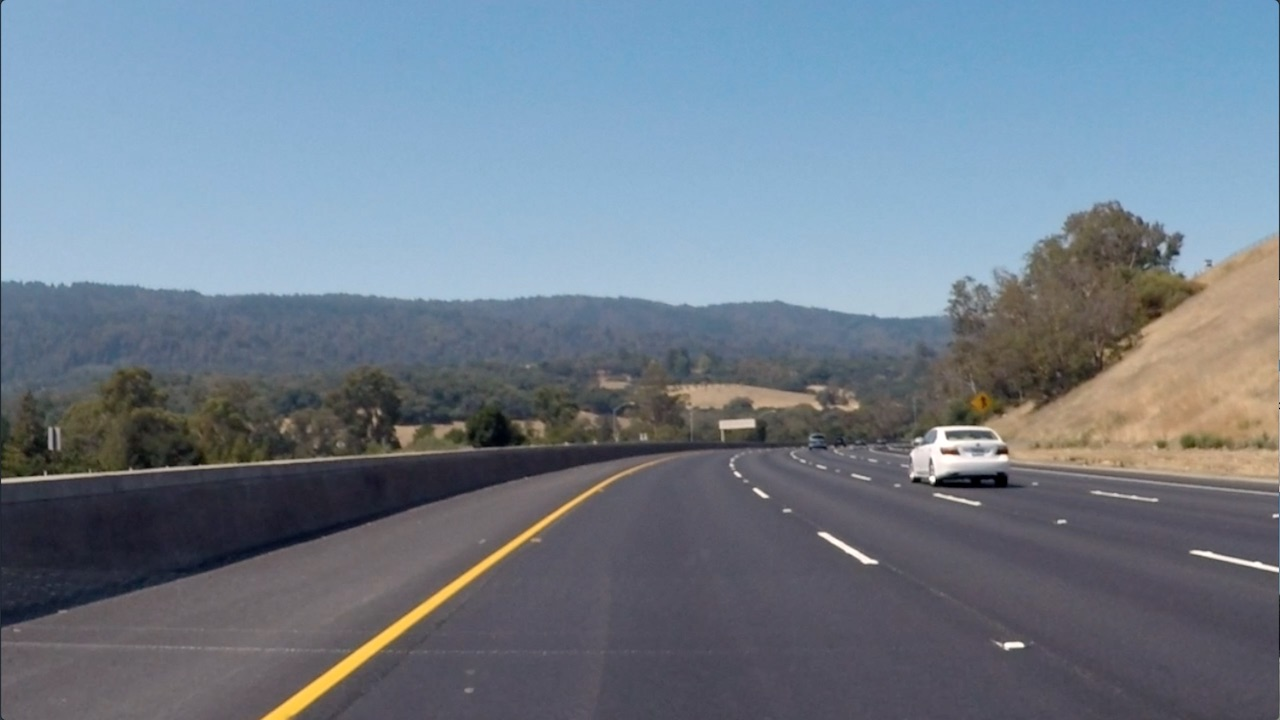
#> input picture convolutional-neural-networks/conv-visualization/data/curved_lane.jpg, 1280 x 720 px, found by its file name
$ jupyter execute custom_filters.ipynb   (shell and % lines are left out)
#> lines starting #> are read from the running program, lines starting #| are printed output that depends on the picture
<a href="https://colab.research.google.com/github/krteja44/Deep_Learning_with_PyTorch/blob/master/convolutional-neural-networks/conv-visualization/custom_filters.ipynb" target="_parent"></a>

# Creating a Filter, Edge Detection

### Import resources and display image

[cell 1]
import matplotlib.pyplot as plt
import matplotlib.image as mpimg

import cv2
import numpy as np


# Read in the image
image = mpimg.imread('/content/curved_lane.jpg')
#> image is the input picture: shape (720, 1280, 3); mean R, G, B 112.1, 125, 138.7

plt.imshow(image)

### Convert the image to grayscale

[cell 2]
# Convert to grayscale for filtering
gray = cv2.cvtColor(image, cv2.COLOR_RGB2GRAY)
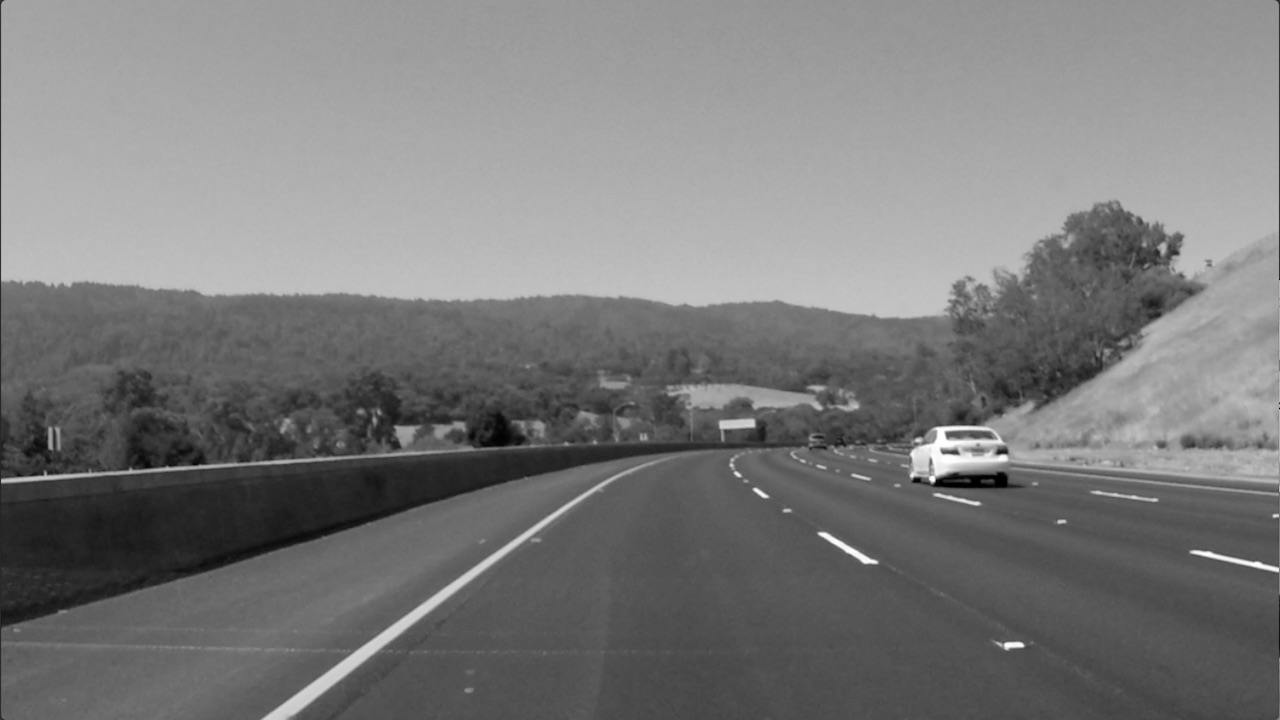
#> gray: shape (720, 1280); min 0, max 255, mean 122.7

plt.imshow(gray, cmap='gray')

### TODO: Create a custom kernel

Below, you've been given one common type of edge detection filter: a Sobel operator.

The Sobel filter is very commonly used in edge detection and in finding patterns in intensity in an image. Applying a Sobel filter to an image is a way of **taking (an approximation) of the derivative of the image** in the x or y direction, separately. The operators look as follows.

**It's up to you to create a Sobel x operator and apply it to the given image.**

For a challenge, see if you can put the image through a series of filters: first one that blurs the image (takes an average of pixels), and then one that detects the edges.

[cell 3]
# Create a custom kernel

# 3x3 array for edge detection
sobel_y = np.array([[ -1, -2, -1],
                   [ 0, 0, 0],
                   [ 1, 2, 1]])

## TODO: Create and apply a Sobel x operator
sobel_x = np.transpose(sobel_y)
# Filter the image using filter2D, which has inputs: (grayscale image, bit-depth, kernel)
filtered_image = cv2.filter2D(gray, -1, sobel_y)

plt.imshow(filtered_image, cmap='gray')

[cell 4]
# Filter the image using filter2D, which has inputs: (grayscale image, bit-depth, kernel)
filtered_image = cv2.filter2D(gray, -1, sobel_x)
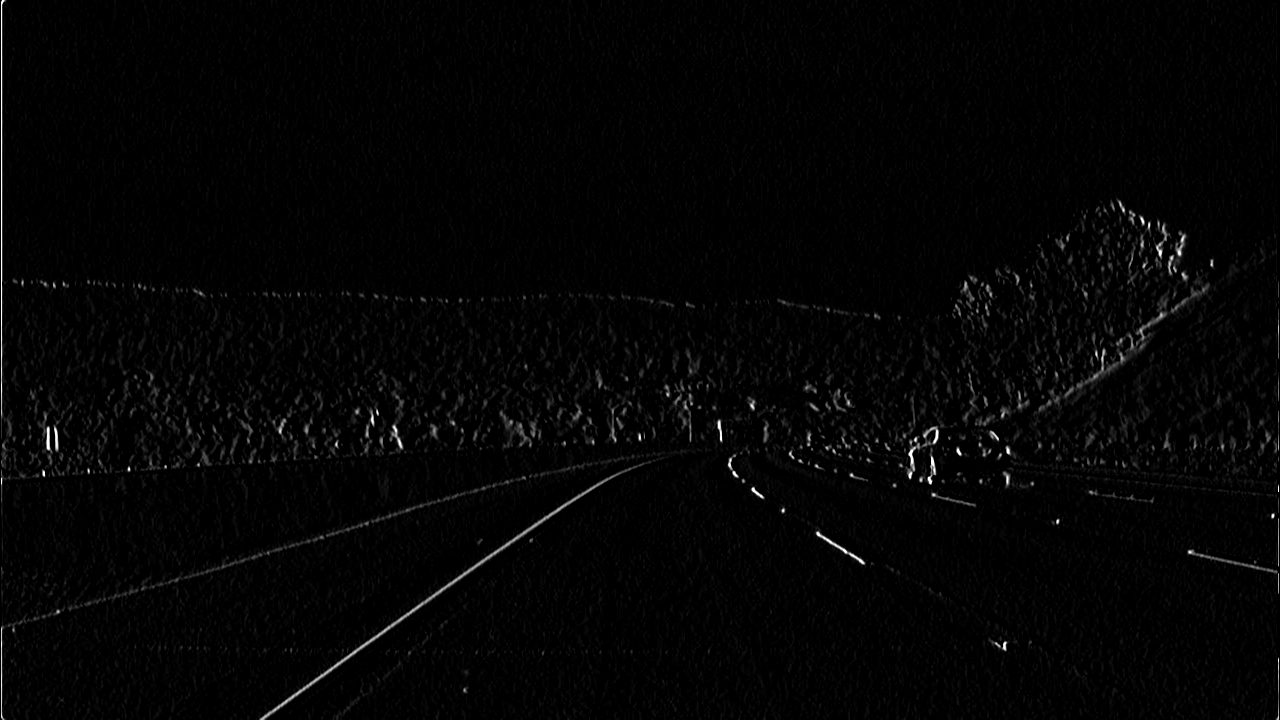
#> filtered_image: shape (720, 1280); min 0, max 255, mean 4.3

plt.imshow(filtered_image, cmap='gray')

### Test out other filters!

You're encouraged to create other kinds of filters and apply them to see what happens! As an **optional exercise**, try the following:
* Create a filter with decimal value weights.
* Create a 5x5 filter
* Apply your filters to the other images in the `images` directory.

[cell 5]
blur = np.array([[0, 0.5, 0],
                 [0.5, 0.5, 0.5],
                 [0, 0.5, 0]])

filtered_image = cv2.filter2D(image, -1, blur)
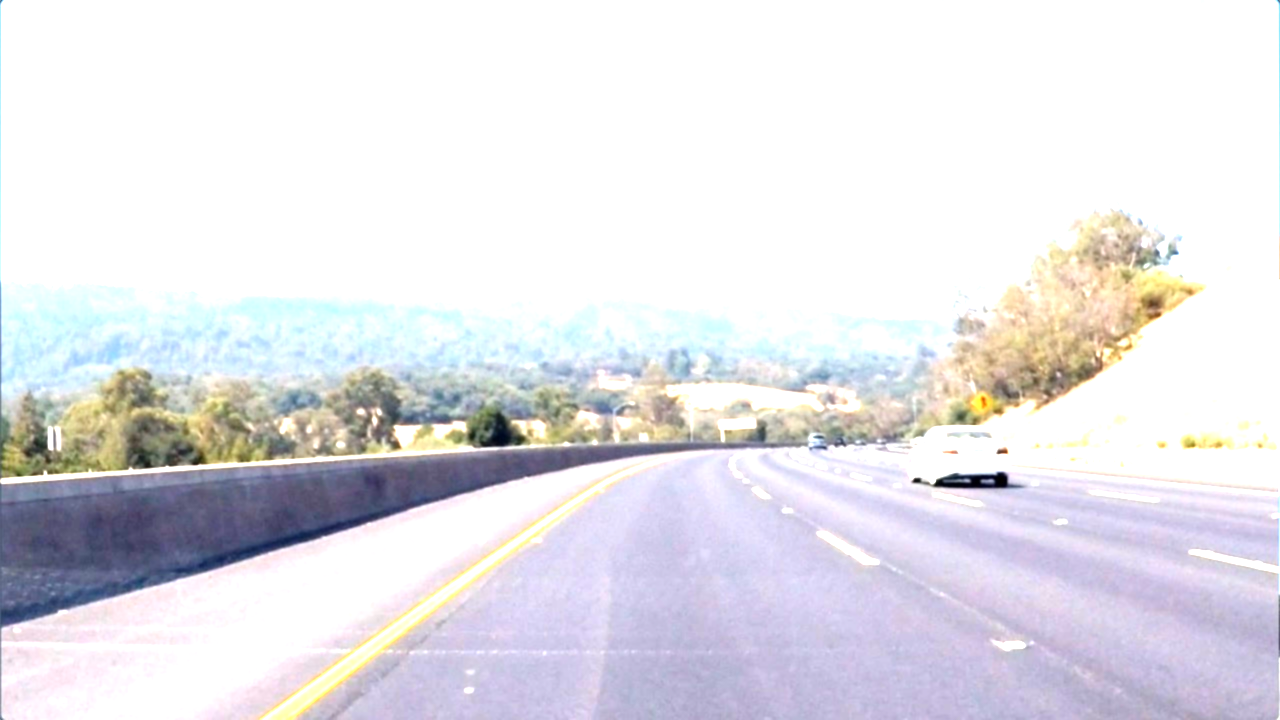
#> filtered_image: shape (720, 1280, 3); mean R, G, B 228.4, 227.1, 232.3
plt.imshow(filtered_image, cmap='gray')

[cell 6]
emboss = np.array([[-2, -1, 0],
                 [-1, 1, 1],
                 [0, 1, 2]])

filtered_image = cv2.filter2D(gray, -1, emboss)
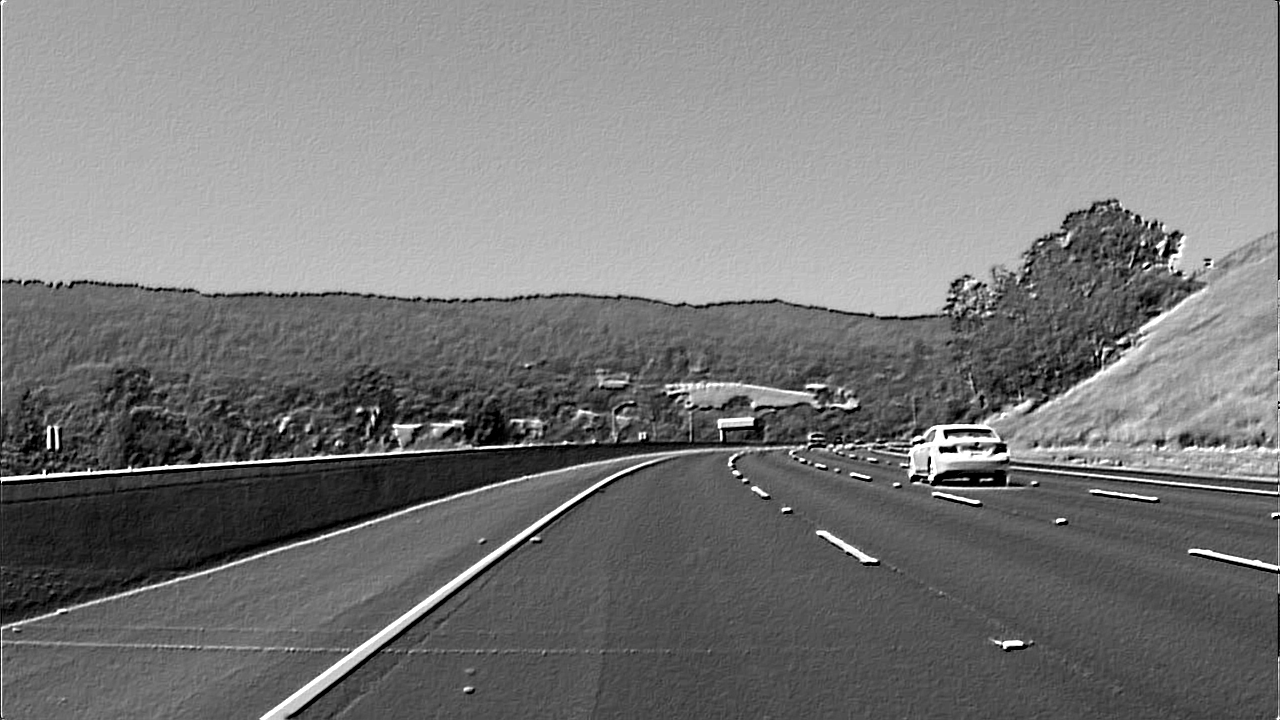
#> filtered_image: shape (720, 1280); min 0, max 255, mean 122.1
plt.imshow(filtered_image, cmap='gray')

#The emboss kernel (similar to the sobel kernel and sometimes referred to mean the same)
#givens the illusion of depth by emphasizing the differences of pixels in a given direction.
#In this case, in a direction along a line from the top left to the bottom right.

$ run again, with convolutional-neural-networks/conv-visualization/data/bridge_trees_example.jpg copied over convolutional-neural-networks/conv-visualization/data/curved_lane.jpg
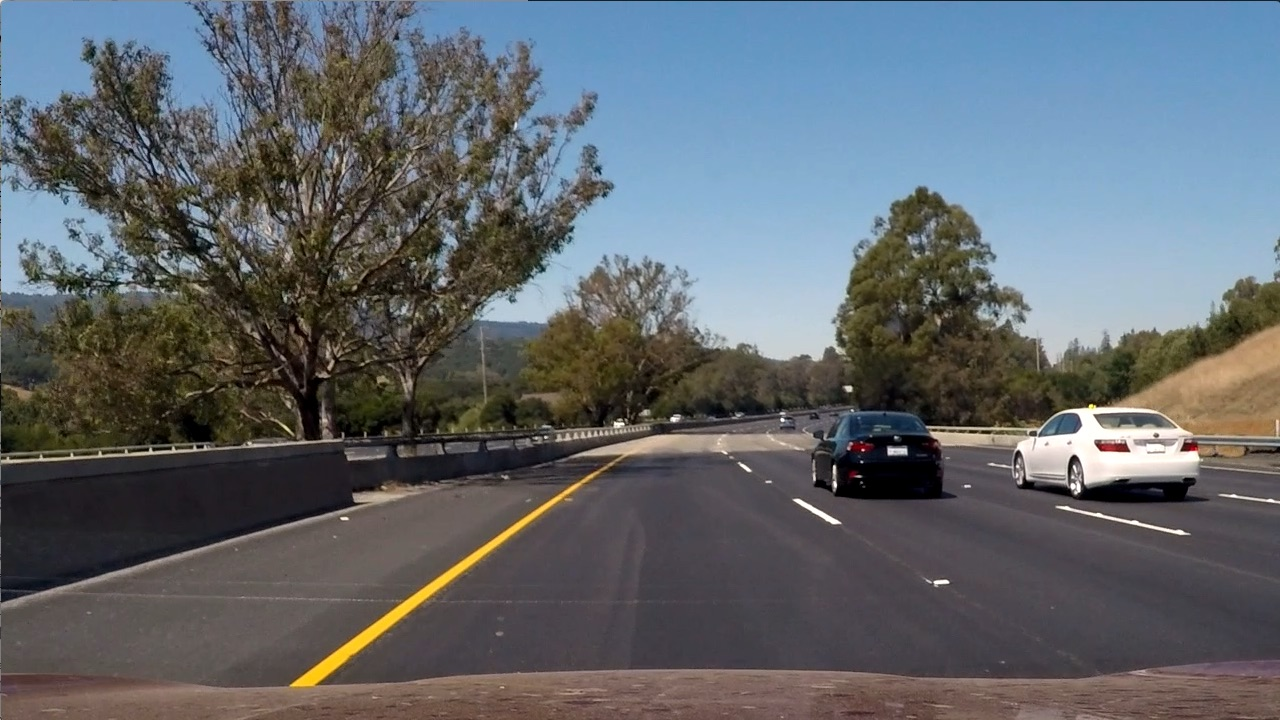
#> input picture convolutional-neural-networks/conv-visualization/data/bridge_trees_example.jpg, 1280 x 720 px, found by its file name
#> image is the input picture: shape (720, 1280, 3); mean R, G, B 97, 102.6, 107.9
#> `filtered_image = cv2.filter2D(image, -1, blur)`:
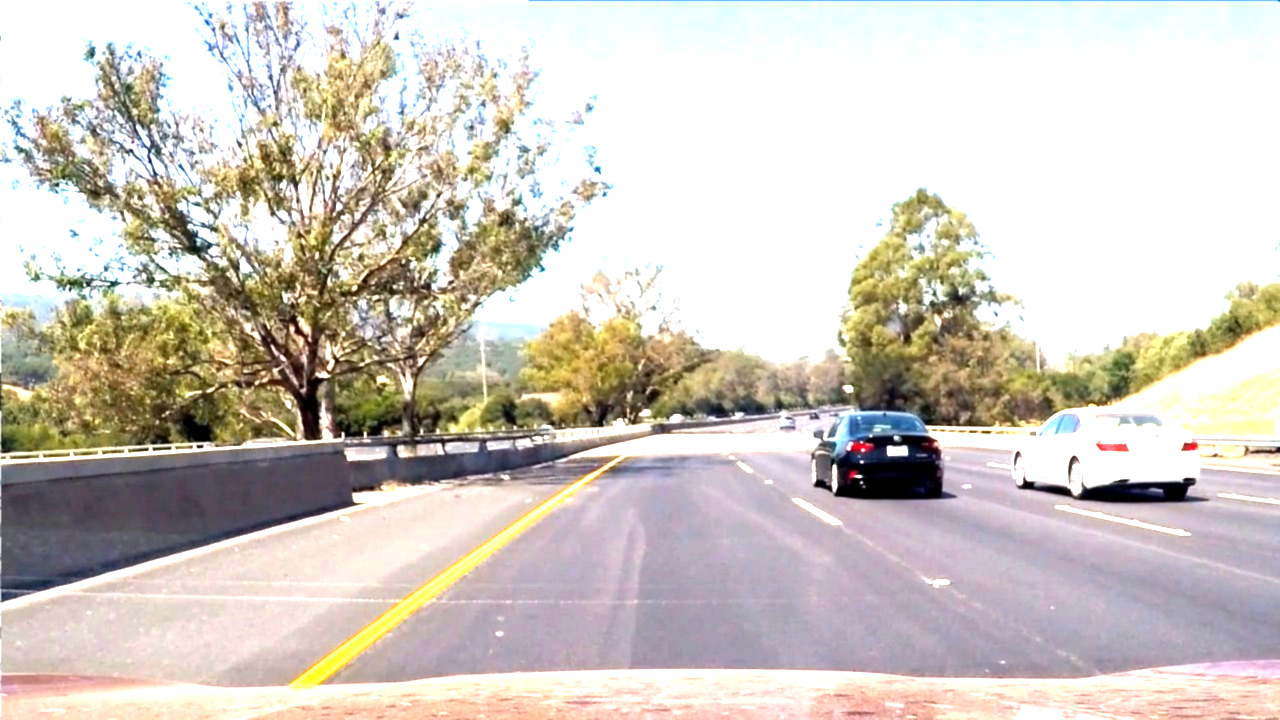
#> filtered_image: shape (720, 1280, 3); mean R, G, B 208.3, 201.1, 192.9
#> `filtered_image = cv2.filter2D(gray, -1, emboss)`:
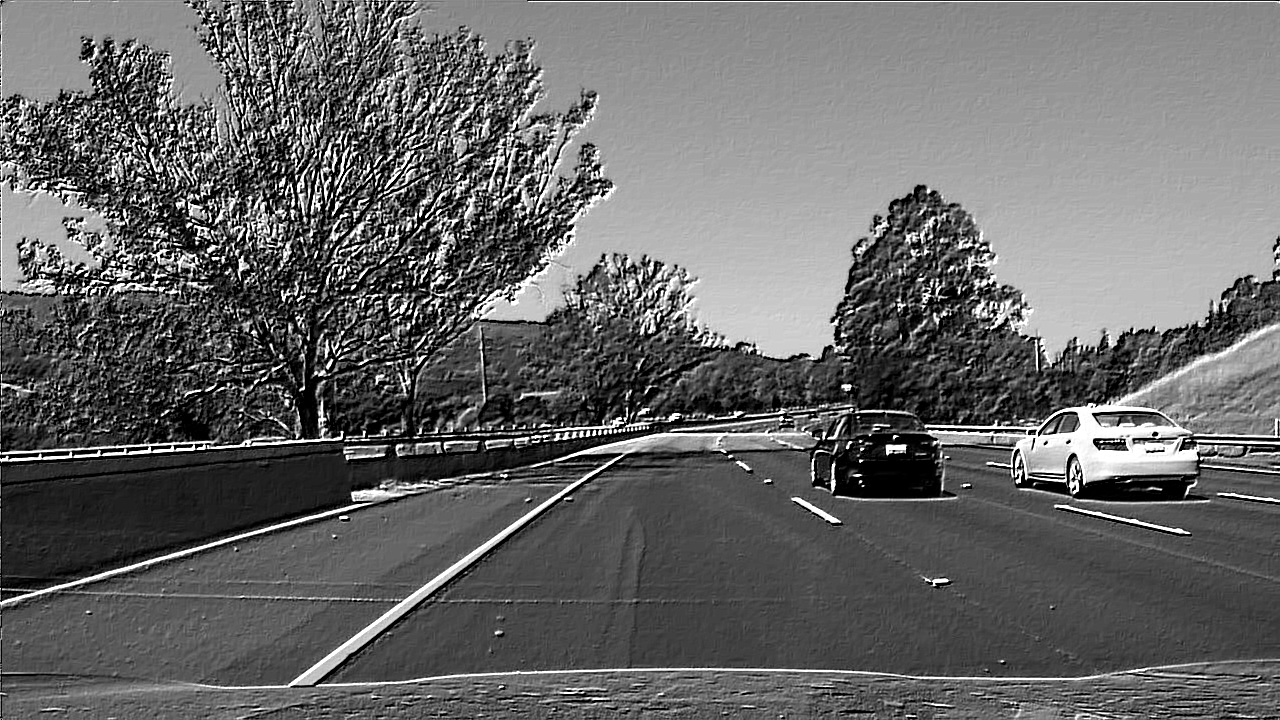
#> filtered_image: shape (720, 1280); min 0, max 255, mean 103

$ run again, with convolutional-neural-networks/conv-visualization/data/white_lines.jpg copied over convolutional-neural-networks/conv-visualization/data/curved_lane.jpg
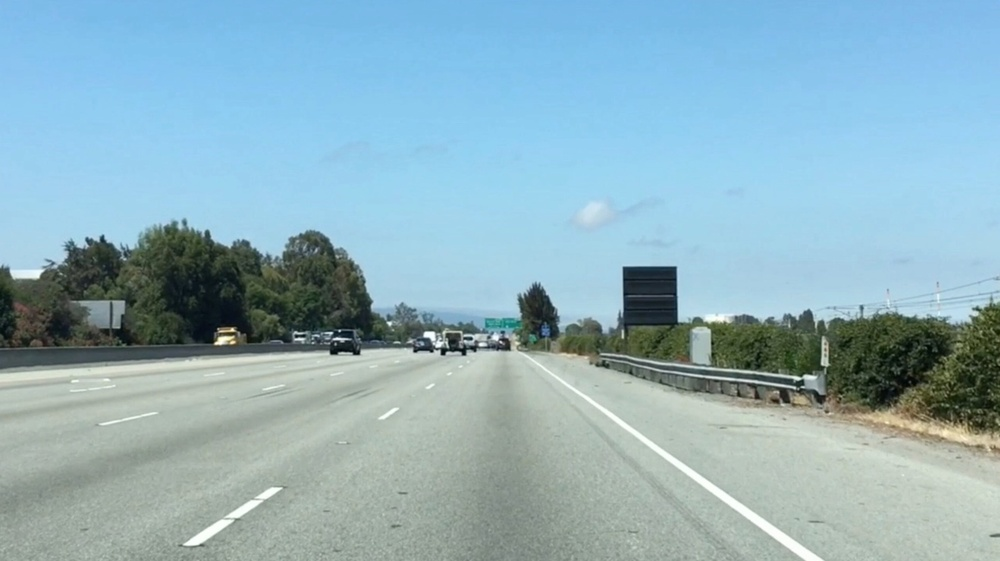
#> input picture convolutional-neural-networks/conv-visualization/data/white_lines.jpg, 1000 x 561 px, shrunk from 2436 x 1366 before the run, found by its file name
#> image is the input picture: shape (561, 1000, 3); mean R, G, B 143.6, 177.1, 188.4
#> `filtered_image = cv2.filter2D(image, -1, blur)`:
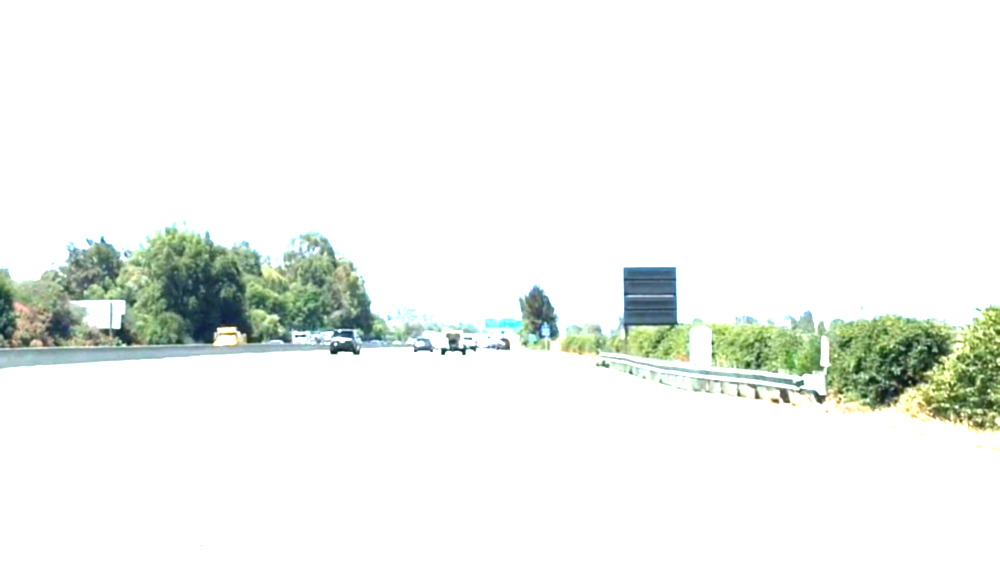
#> filtered_image: shape (561, 1000, 3); mean R, G, B 239.1, 242.8, 238.8
#> `filtered_image = cv2.filter2D(gray, -1, emboss)`:
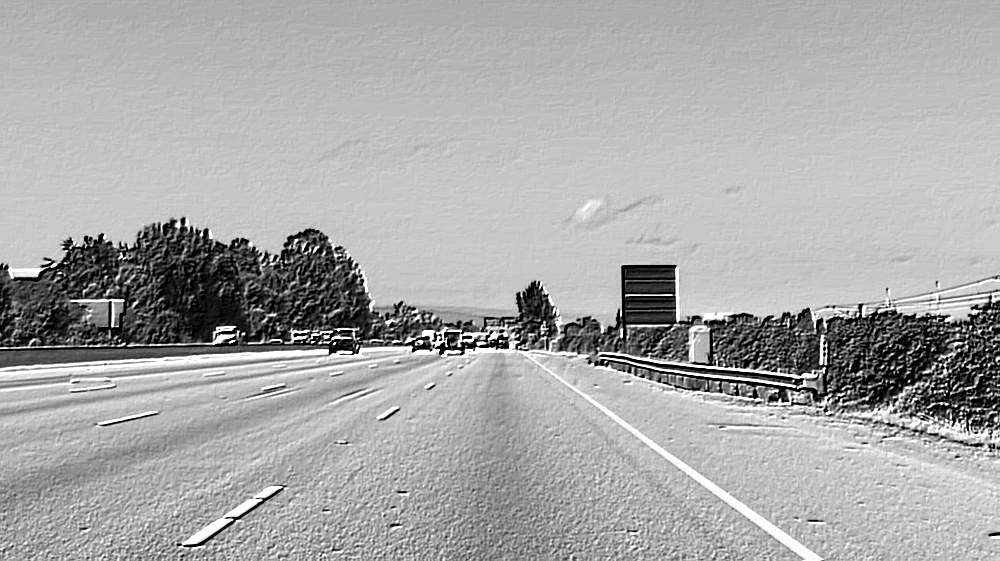
#> filtered_image: shape (561, 1000); min 0, max 255, mean 168.6
